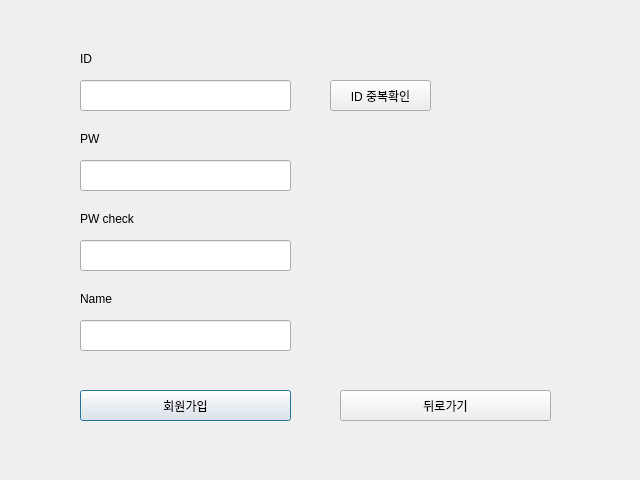
<?xml version="1.0" encoding="UTF-8"?>
<ui version="4.0">
 <class>signup</class>
 <widget class="QDialog" name="signup">
  <property name="geometry">
   <rect>
    <x>0</x>
    <y>0</y>
    <width>640</width>
    <height>480</height>
   </rect>
  </property>
  <property name="windowTitle">
   <string>Dialog</string>
  </property>
  <widget class="QPushButton" name="signup_btn">
   <property name="geometry">
    <rect>
     <x>80</x>
     <y>390</y>
     <width>211</width>
     <height>31</height>
    </rect>
   </property>
   <property name="text">
    <string>회원가입</string>
   </property>
  </widget>
  <widget class="QLineEdit" name="Name_text">
   <property name="geometry">
    <rect>
     <x>80</x>
     <y>320</y>
     <width>211</width>
     <height>31</height>
    </rect>
   </property>
  </widget>
  <widget class="QLineEdit" name="ID_text">
   <property name="geometry">
    <rect>
     <x>80</x>
     <y>80</y>
     <width>211</width>
     <height>31</height>
    </rect>
   </property>
  </widget>
  <widget class="QLabel" name="label">
   <property name="geometry">
    <rect>
     <x>80</x>
     <y>50</y>
     <width>67</width>
     <height>17</height>
    </rect>
   </property>
   <property name="text">
    <string>ID</string>
   </property>
  </widget>
  <widget class="QLabel" name="label_4">
   <property name="geometry">
    <rect>
     <x>80</x>
     <y>290</y>
     <width>67</width>
     <height>17</height>
    </rect>
   </property>
   <property name="text">
    <string>Name</string>
   </property>
  </widget>
  <widget class="QLabel" name="label_3">
   <property name="geometry">
    <rect>
     <x>80</x>
     <y>210</y>
     <width>67</width>
     <height>17</height>
    </rect>
   </property>
   <property name="text">
    <string>PW check</string>
   </property>
  </widget>
  <widget class="QPushButton" name="check_btn">
   <property name="geometry">
    <rect>
     <x>330</x>
     <y>80</y>
     <width>101</width>
     <height>31</height>
    </rect>
   </property>
   <property name="text">
    <string>ID 중복확인</string>
   </property>
  </widget>
  <widget class="QLabel" name="label_2">
   <property name="geometry">
    <rect>
     <x>80</x>
     <y>130</y>
     <width>67</width>
     <height>17</height>
    </rect>
   </property>
   <property name="text">
    <string>PW</string>
   </property>
  </widget>
  <widget class="QLineEdit" name="PW_text">
   <property name="geometry">
    <rect>
     <x>80</x>
     <y>160</y>
     <width>211</width>
     <height>31</height>
    </rect>
   </property>
  </widget>
  <widget class="QLineEdit" name="PW2_text">
   <property name="geometry">
    <rect>
     <x>80</x>
     <y>240</y>
     <width>211</width>
     <height>31</height>
    </rect>
   </property>
  </widget>
  <widget class="QPushButton" name="exit_btn">
   <property name="geometry">
    <rect>
     <x>340</x>
     <y>390</y>
     <width>211</width>
     <height>31</height>
    </rect>
   </property>
   <property name="text">
    <string>뒤로가기</string>
   </property>
  </widget>
 </widget>
 <resources/>
 <connections/>
</ui>
